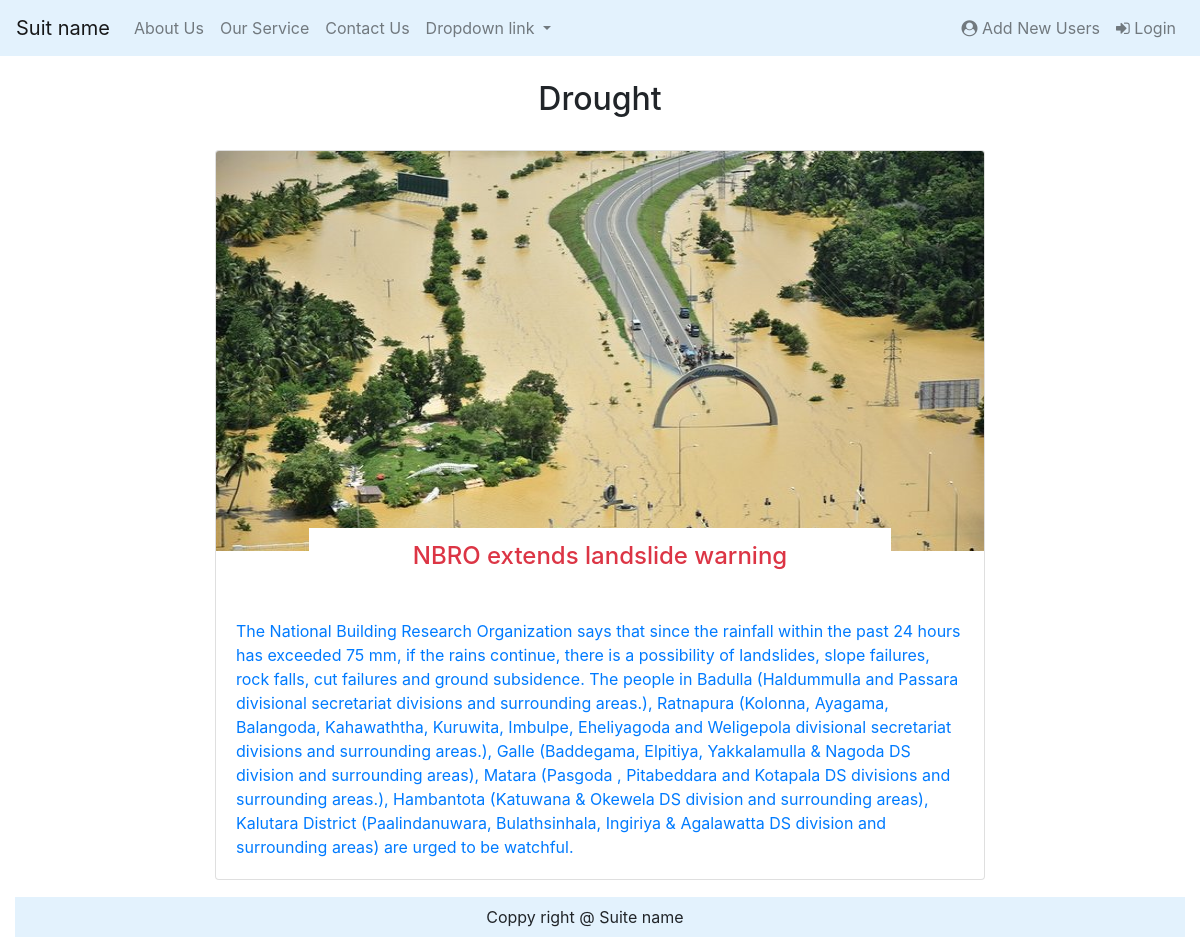
The page /drought.php on the database its author committed.
### tables this page shows
CREATE TABLE `disaster_info` (
  `id` int(11) NOT NULL,
  `disaster_type` varchar(100) NOT NULL,
  `place_name` varchar(100) NOT NULL,
  `lat` double NOT NULL,
  `lng` double NOT NULL,
  `disaster_category` int(11) NOT NULL,
  `heading` varchar(100) NOT NULL,
  `date` date NOT NULL,
  `discription` longtext NOT NULL,
  `short_discription` longtext NOT NULL,
  `disaster_management` longtext NOT NULL,
  `special_note` longtext NOT NULL,
  `warning_note` longtext NOT NULL,
  `no_of_injuries` int(11) NOT NULL,
  `no_of_deaths` int(11) NOT NULL,
  `Damage_ammount` double NOT NULL,
  `person_informed` int(11) NOT NULL,
  `conformation` bit(1) NOT NULL,
  `disaster_name` varchar(100) NOT NULL,
  `disaster_id` int(11) NOT NULL
);

### drought.php (the view, shortened to what this page needs)
<?php
$host = 'localhost';
$username = 'root';
$password = '';
$connection = mysqli_connect($host,$username,$password,'disaster_management');
?>
<!doctype html>
<html lang="en">
  <head>
    <link rel="stylesheet" href="css/bootstrap.min.css">
    <link rel="stylesheet" href="Icon/font-awesome-4.7.0/css/font-awesome.min.css">
  </head>
  <body>
	<nav class="navbar navbar-expand-md  navbar-light" style="background-color: #e3f2fd;">
  <a class="navbar-brand" href="#">Suit name</a>
  <div class="collapse navbar-collapse" id="collapsibleNavbar">
    <ul class="navbar-nav">
      <li class="nav-item">
        <a class="nav-link" href="#">About Us</a>
      </li>
      <li class="nav-item">
        <a class="nav-link" href="#">Our Service</a>
      </li>
      <li class="nav-item">
        <a class="nav-link" href="#">Contact Us</a>
      </li>
      <li class="nav-item dropdown">
      <a class="nav-link dropdown-toggle" href="#" id="navbardrop" data-toggle="dropdown">
        Dropdown link
      </a>
    </li>
    </ul>
  <ul class="navbar-nav ml-auto">
    <li class="nav-item">
      <a class="nav-link"><i class="fa fa-user-circle" aria-hidden="true"></i>  Add New Users</a>
    </li>
    <li class="navbar-item">
      <a class="nav-link"><i class="fa fa-sign-in" aria-hidden="true"></i>  Login</a>
    </li>
  </ul>
  </div>
</nav>
 <h2 class="text-center" style="margin-top: 2%;"> Drought </h2>
	<br>
<div class="container-fluid">
	<div class="row">
		<div class="col-md-2">
		</div>
		<div class="col-md-8">
			<?php
					$sql = "SELECT heading,discription FROM disaster_info WHERE disaster_id= 1 ";
					$result = $connection->query($sql);
					if ($result->num_rows > 0) {
					while($row = $result->fetch_assoc()) {
						echo "
			<div class='card' style='margin-bottom: 2%;'>
  		 		<a href='#'>
   		 			<img class='card-img-top' src='image/rsz_4d0a97ac100a443a9d31af9b68ef9e87_18.jpg' alt='Floods' style='height:400px'>
    					<div class='card-body'>
      						<div class='upnup'><h4 class='card-title text-center text-danger'>".$row['heading']."</h4></div>
      							<p class='card-text'>".$row['discription']."
      						</p>
						</div>
     				</a>
				</div>
						";
					}
				} else {
					echo "0 results";
				}
		   ?>
		<div class="col-md-2">
		</div>
	</div>
</div>
<nav class="navbar navbar-expand-md navbar-light" id="navstyle" style="background-color: #e3f2fd;">
<ul class="navbar-nav" id="footer_style">
   <div class="container">
   <div class="row">
    <li class="text-center">Coppy right @ Suite name</li>
    </div>
    </div>
  </ul>
</nav>
  </body>
</html>

### drought.php (style rules this page uses)
#footer_style { margin-left: 40%; }
.upnup { position:relative; margin-top: -6%; margin-bottom: 3%; background-color:white; padding: 2%; width: 80%; margin-left:10%; }

### rows shown on the page
disaster_info: heading "NBRO extends landslide warning", discription "The National Building Research Organization says that since the rainfall within the past 24 hours has exceeded 75 mm, if the rains continue, there is a possibility of landslides, slope failures, rock falls, cut failures and ground subsidence. The people in Badulla (Haldummulla and Passara divisional secretariat divisions and surrounding areas.), Ratnapura (Kolonna, Ayagama, Balangoda, Kahawaththa, Kuruwita, Imbulpe, Eheliyagoda and Weligepola divisional secretariat divisions and surrounding areas.), Galle (Baddegama, Elpitiya, Yakkalamulla & Nagoda DS division and surrounding areas), Matara (Pasgoda , Pitabeddara and Kotapala DS divisions and surrounding areas.), Hambantota (Katuwana &…"
